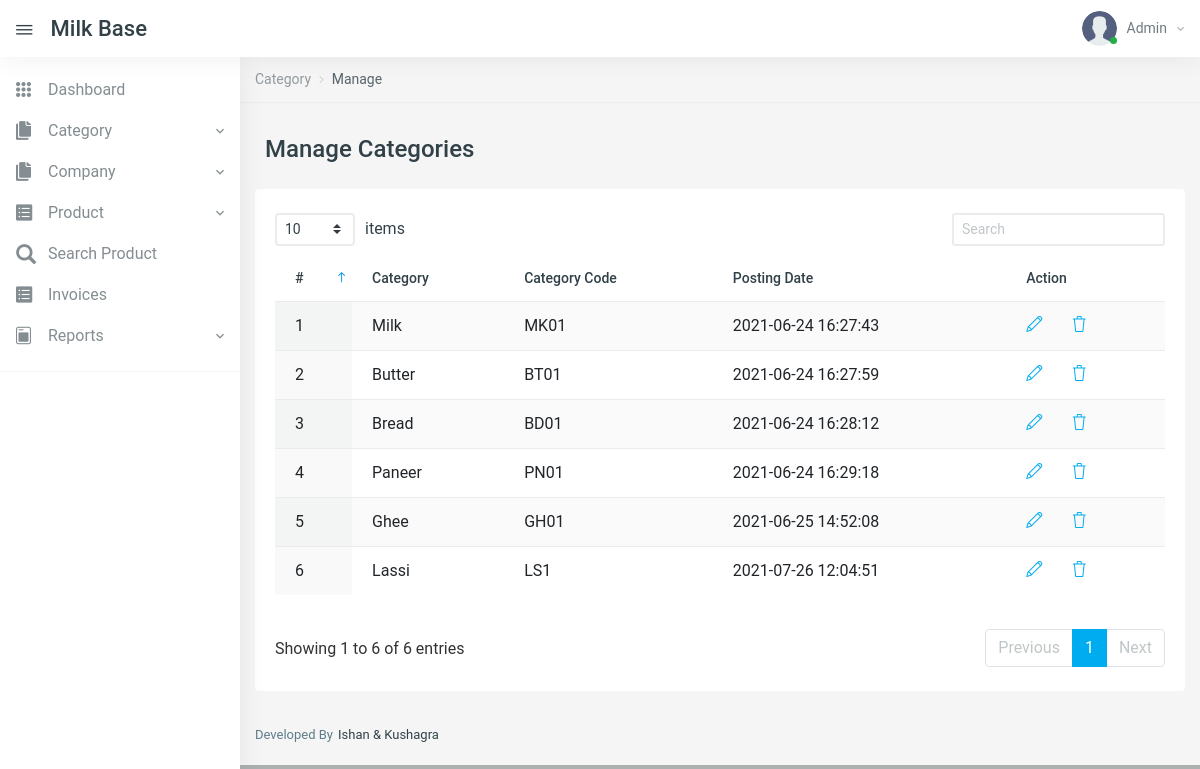
The app's page /MilkBase/manage-categories.php (signed in) with its own data.
### tables this page shows
CREATE TABLE `tblcategory` (
  `id` int(11) NOT NULL,
  `CategoryName` varchar(200) DEFAULT NULL,
  `CategoryCode` varchar(50) DEFAULT NULL,
  `PostingDate` timestamp NULL DEFAULT current_timestamp()
);

### MilkBase/manage-categories.php (the view, shortened to what this page needs)
<?php
include('includes/config.php');
if (strlen($_SESSION['aid']==0)) {
  header('location:logout.php');
  } else{
?>
<!DOCTYPE html>
<html lang="en">
<head>
    <link href="vendors/datatables.net-dt/css/jquery.dataTables.min.css" rel="stylesheet" type="text/css" />
    <link href="vendors/datatables.net-responsive-dt/css/responsive.dataTables.min.css" rel="stylesheet" type="text/css" />
    <link href="vendors/jquery-toggles/css/toggles.css" rel="stylesheet" type="text/css">
    <link href="vendors/jquery-toggles/css/themes/toggles-light.css" rel="stylesheet" type="text/css">
    <link href="dist/css/style.css" rel="stylesheet" type="text/css">
</head>
<body>
	<div class="hk-wrapper hk-vertical-nav">
<?php include_once('includes/navbar.php');
include_once('includes/sidebar.php');
?>
        <div class="hk-pg-wrapper">
            <nav class="hk-breadcrumb" aria-label="breadcrumb">
                <ol class="breadcrumb breadcrumb-light bg-transparent">
<li class="breadcrumb-item"><a href="#">Category</a></li>
<li class="breadcrumb-item active" aria-current="page">Manage</li>
                </ol>
            </nav>
            <div class="container">
<div class="hk-pg-header">
 <h4 class="hk-pg-title"><span class="pg-title-icon"><span class="feather-icon"><i data-feather="database"></i></span></span>Manage Categories</h4>
                </div>
                <div class="row">
                    <div class="col-xl-12">
                        <section class="hk-sec-wrapper">
                            <div class="row">
                                <div class="col-sm">
                                    <div class="table-wrap">
                                        <table id="datable_1" class="table table-hover w-100 display pb-30">
                                            <thead>
                                                <tr>
                                                    <th>#</th>
                                                    <th>Category</th>
                                                    <th>Category Code</th>
                                                    <th>Posting Date</th>
                                                    <th>Action</th>
                                                </tr>
                                            </thead>
                                            <tbody>
<?php
$rno=mt_rand(10000,99999);
$query=mysqli_query($con,"select * from tblcategory");
$cnt=1;
while($row=mysqli_fetch_array($query))
{
?>
<tr>
<td><?php echo $cnt;?></td>
<td><?php echo $row['CategoryName'];?></td>
<td><?php echo $row['CategoryCode'];?></td>
<td><?php echo $row['PostingDate'];?></td>
<td>
<a href="edit-category.php?catid=<?php echo base64_encode($row['id'].$rno);?>" class="mr-25" data-toggle="tooltip" data-original-title="Edit"> <i class="icon-pencil"></i></a>
<a href="manage-categories.php?del=<?php echo base64_encode($row['id'].$rno);?>" data-toggle="tooltip" data-original-title="Delete" onclick="return confirm('Do you really want to delete?');"> <i class="icon-trash txt-danger"></i> </a>
</td>
</tr>
<?php
$cnt++;
} ?>
                                            </tbody>
                                        </table>
                                    </div>
                                </div>
                            </div>
                        </section>
                    </div>
                </div>
            </div>
<?php include_once('includes/footer.php');?>
        </div>
    </div>
</body>
</html>
<?php } ?>

### MilkBase/includes/navbar.php (shortened to what this page needs)
<nav class="navbar navbar-expand-xl navbar-light fixed-top hk-navbar">
    <a id="navbar_toggle_btn" class="navbar-toggle-btn nav-link-hover" href="javascript:void(0);"><i class="ion ion-ios-menu"></i></a>
    <a class="navbar-brand" href="dashboard.php">milk base
    </a>
    <ul class="navbar-nav hk-navbar-content">
        <li class="nav-item dropdown dropdown-authentication">
            <a class="nav-link dropdown-toggle no-caret" href="#" role="button" data-toggle="dropdown" aria-haspopup="true" aria-expanded="false">
                <div class="media">
                    <div class="media-img-wrap">
                        <div class="avatar">
                            <img src="dist/img/user.png" alt="user" class="avatar-img rounded-circle">
                        </div>
                        <span class="badge badge-success badge-indicator"></span>
                    </div>
                    <?php
                       $loginid = $_SESSION['aid'];
                       if ($_SESSION['aid'] <= 10) {
                           $query = mysqli_query($con, "select name from tbladmin where id='$loginid'");
                       } else {
                           $query = mysqli_query($con, "select name from tblusers where id='$loginid'");
                       }
                       $row = mysqli_fetch_array($query);
                       ?>
                    <div class="media-body">
                        <span><?php echo $row['name']; ?><i class="zmdi zmdi-chevron-down"></i></span>
                    </div>
                </div>
            </a>
        </li>
    </ul>
</nav>

### MilkBase/includes/sidebar.php (shortened to what this page needs)
<nav class="hk-nav hk-nav-light">
    <div class="nicescroll-bar">
        <div class="navbar-nav-wrap">
            <ul class="navbar-nav flex-column">
                <?php
                $dashboard = "<li class='nav-item'><a class='nav-link' href='dashboard.php'><i class='ion ion-ios-keypad'></i><span class='nav-link-text'>Dashboard</span></a></li>";
                $category = "<li class='nav-item'><a class='nav-link' href='javascript:void(0);' data-toggle='collapse' data-target='#cats_drp'><i class='ion ion-ios-copy'></i><span class='nav-link-text'>Category</span></a><ul id='cats_drp' class='nav flex-column collapse collapse-level-1'><li class='nav-item'><ul class='nav flex-column'><li class='nav-item'><a class='nav-link' href='add-category.php'>Add</a></li><li class='nav-item'><a class='nav-link' href='manage-categories.php'>Manage</a></li></ul></li></ul></li>";
                $company = "<li class='nav-item'><a class='nav-link' href='javascript:void(0);' data-toggle='collapse' data-target='#company_drp'><i class='ion ion-ios-copy'></i><span class='nav-link-text'>Company</span></a><ul id='company_drp' class='nav flex-column collapse collapse-level-1'><li class='nav-item'><ul class='nav flex-column'><li class='nav-item'><a class='nav-link' href='add-company.php'>Add</a></li><li class='nav-item'><a class='nav-link' href='manage-companies.php'>Manage</a></li></ul></li></ul></li>";
                $product = "<li class='nav-item'><a class='nav-link' href='javascript:void(0);' data-toggle='collapse' data-target='#product_drp'><i class='ion ion-ios-list-box'></i><span class='nav-link-text'>Product</span></a><ul id='product_drp' class='nav flex-column collapse collapse-level-1'><li class='nav-item'><ul class='nav flex-column'><li class='nav-item'><a class='nav-link' href='add-product.php'>Add</a></li><li class='nav-item'><a class='nav-link' href='manage-products.php'>Manage</a></li></ul></li></ul></li>";
                $search_product = "<li class='nav-item'><a class='nav-link' href='search-product.php'><i class='glyphicon glyphicon-search'></i><span class='nav-link-text'>Search Product</span></a></li>";
                $invoice = "<li class='nav-item'><a class='nav-link' href='invoices_all.php'><i class='ion ion-ios-list-box'></i><span class='nav-link-text'>Invoices</span></a></li>";
                $report = "<li class='nav-item'><a class='nav-link' href='javascript:void(0);' data-toggle='collapse' data-target='#reports_drp'><i class='ion ion-ios-today'></i><span class='nav-link-text'>Reports</span></a><ul id='reports_drp' class='nav flex-column collapse collapse-level-1'><li class='nav-item'><ul class='nav flex-column'><li class='nav-item'><a class='nav-link' href='bwdate-report-ds.php'>B/w Dates</a></li><li class='nav-item'><a class='nav-link' href='sales-report-ds.php'>Sales</a></li></ul></li></ul></li>";
                $product_list = "<li class='nav-item'><a class='nav-link' href='product_list.php'><i class='ion ion-ios-keypad'></i><span class='nav-link-text'>Products</span></a></li>";
                if ($_SESSION['aid'] <= 10) {
                    echo $dashboard, $category, $company, $product, $search_product, $invoice, $report;
                }
                else{
                    echo $product_list;
                    echo $search_product;
                    echo $invoice;
                }
                ?>
            </ul>
            <hr class="nav-separator">
        </div>
    </div>
</nav>

### MilkBase/includes/footer.php
<div class="hk-footer-wrap container">
    <footer class="footer">
        <div class="row">
            <div class="col-md-6 col-sm-12">
                <p>Developed By<a href="#" class="text-dark">Ishan & Kushagra</a></p>
            </div>
        </div>
    </footer>
</div>

### records on screen
tblcategory: CategoryName "Milk", CategoryCode "MK01", PostingDate "2021-06-24 16:27:43"
tblcategory: CategoryName "Butter", CategoryCode "BT01", PostingDate "2021-06-24 16:27:59"
tblcategory: CategoryName "Bread", CategoryCode "BD01", PostingDate "2021-06-24 16:28:12"
tblcategory: CategoryName "Paneer", CategoryCode "PN01", PostingDate "2021-06-24 16:29:18"
tblcategory: CategoryName "Ghee", CategoryCode "GH01", PostingDate "2021-06-25 14:52:08"
tblcategory: CategoryName "Lassi", CategoryCode "LS1", PostingDate "2021-07-26 12:04:51"

### other values on screen
$row['name'] "Admin"
